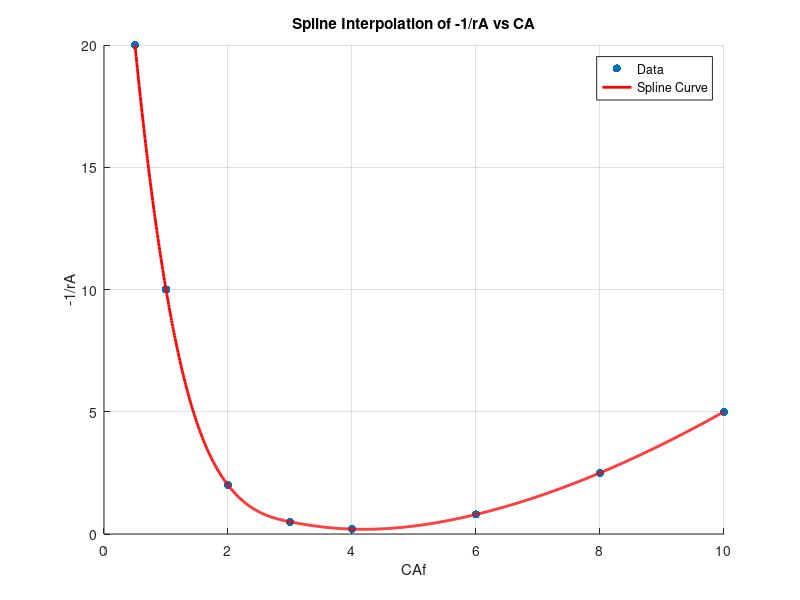

Source code (MATLAB):
% Define data
ca0 = [2 5 6 6 11 14 16 24];
ca_in = 10;
ca_out = 1;
caf = [0.5 3 1 2 6 10 8 4];
rate = [20 0.5 10 2 0.8 5 2.5 0.2];
t = [30 1 50 8 4 20 20 4];

% Calculate parameters
xa = (ca0 - caf) ./ ca0;
r_a = (ca0 - caf) ./ t;
rate_inv = 1 ./ r_a;

% Fit spline curve to data
pp = spline(caf, rate_inv);

% Evaluate spline curve at a fine grid of points
xgrid = linspace(min(caf), max(caf), 1000);
f = ppval(pp, xgrid);

% Plot data points and spline curve
figure;
scatter(caf, rate_inv, 'filled');
hold on;
plot(xgrid, f, 'r-', 'LineWidth', 2);
grid on;
xlabel('CAf');
ylabel('-1/rA');
title('Spline Interpolation of -1/rA vs CA');
legend('Data', 'Spline Curve');

% Calculate volumes for different reactors
V0 = 0.1;
V_pfr = V0 * integral(@(x) ppval(pp, x), ca_out, ca_in);
V_cstr = V0 * (ca_in - ca_out) * ppval(pp, ca_out);
ca_min = fminbnd(@(x) ppval(pp, x), ca_out, ca_in);
rate_min = ppval(pp, ca_min);
V_pfr_mfr = V0 * (integral(@(x) ppval(pp, x), ca_out, ca_min) + (ca_in - ca_min) * rate_min);
xa_f = (ca_in - ca_out) / ca_in;
for xai = 0:0.001:xa_f
    ca_opt = ca_in * (1 - xai);
    lhs = ppval(pp, ca_in * (1 - xai)) * (xa_f - xai) * ca_in;
    rhs = integral(@(x) ppval(pp, x), ca_in * (1 - xa_f), ca_opt);
    if abs(lhs - rhs) < 0.1
        recycle_ratio = (ca_in - ca_opt) / (ca_opt - ca_out);
        V_recycle = (ca_in - ca_out) * ppval(pp, ca_opt) * V0;
        volumetric_flow_recycle = V0 * recycle_ratio;
        break;
    end
end

% Display results
fprintf('Volume of Single PFR is %f\n', V_pfr);
fprintf('Volume of Single CSTR is %f\n', V_cstr);
fprintf('Volume of two stirred tank is %f\n', V_pfr_mfr);
fprintf('Volume of combination of a PFR and a MFR is %f\n', V_pfr_mfr);
fprintf('Volume of a PFR with recycle is %f\n', V_recycle);
fprintf('Optimum Recycle ratio of PFR is %f\n', recycle_ratio);
fprintf('Optimum inlet Concentration is %f\n', ca_opt);